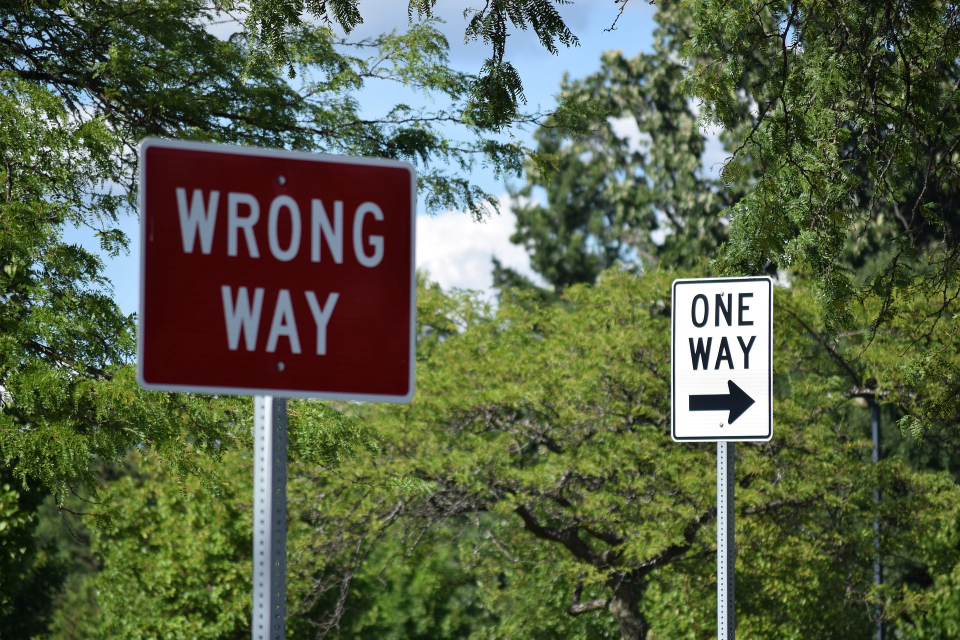
#> input picture input/pics/1 duV0NU-s_Ngm7U50bqu-4A.jpeg, 1920 x 1280 px, given in place of the camera (shown at 1/2 size)
$ python videoss.py
#> lines starting #> are read from the running program, lines starting #| are printed output that depends on the picture
import cv2 ,time , pandas as pd
from datetime import datetime

def run():
    first_pic = None  # save inital frame of the video
    #a=0
    video = cv2.VideoCapture(0)
    # track movement changes,,if object is showing in the webcam
    movement_list = [None, None]
    time = []  # tracked time when object appears

    df = pd.DataFrame(columns=["Start", "End"])
    while True:
        #a+=1

        check, frame = video.read()
#> frame is the input picture: shape (1280, 1920, 3); mean B, G, R 71.3, 97.3, 88
        movement = 0  # when no object is showing
        grayy = cv2.cvtColor(frame, cv2.COLOR_BGR2GRAY)
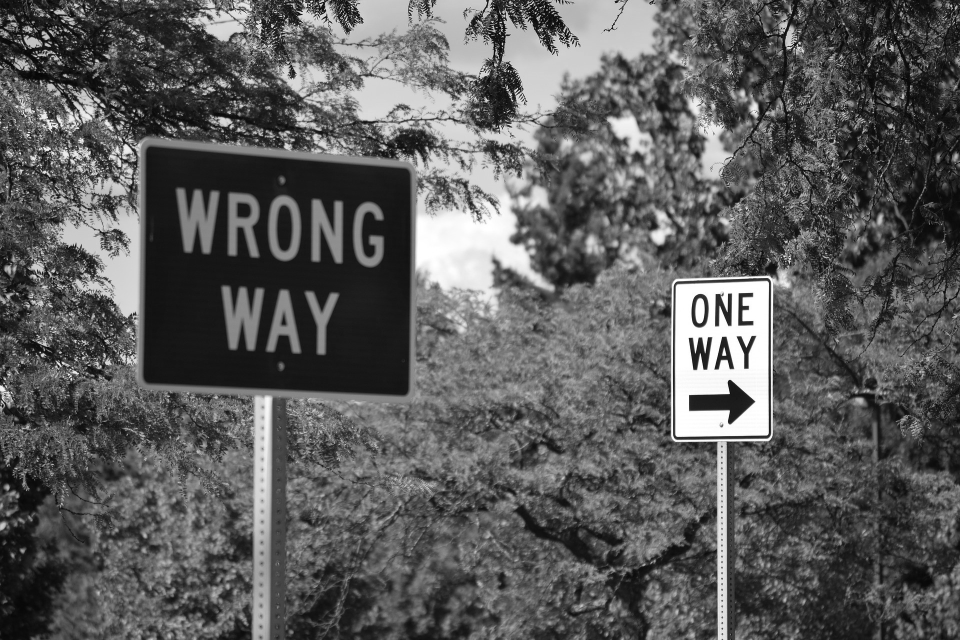
#> grayy: shape (1280, 1920) (shown at 1/2 size); min 0, max 255, mean 91.5
        grayy = cv2.GaussianBlur(grayy, (21, 21), 0)  # parameters for bluriness
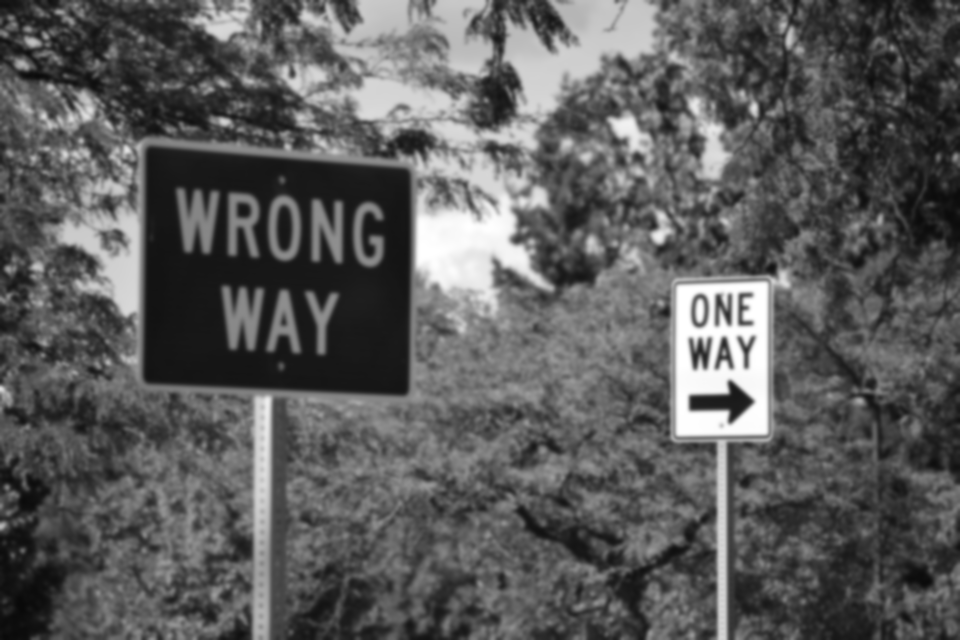
#> grayy: shape (1280, 1920) (shown at 1/2 size); min 9, max 255, mean 91.5
        if first_pic is None:
            first_pic = grayy  # after capturing the first frame go to the second loop
            continue

        cur_frame = cv2.absdiff(first_pic, grayy)
        threshold_binary = cv2.threshold(cur_frame, 30, 255, cv2.THRESH_BINARY)[
            1]  # only need to access the second item of the tuple
        threshold_binary = cv2.dilate(threshold_binary, None, iterations=2)
        #find the countors
        (cnts, _) = cv2.findContours(threshold_binary.copy(),
                                    cv2.RETR_EXTERNAL, cv2.CHAIN_APPROX_SIMPLE)

        for cnt in cnts:
            if cv2.contourArea(cnt) < 5000:
                continue
            movement = 1  # when an area > 5000 appears on screen set movement to 1 and track the time
            #rectangle
            (x, y, w, h) = cv2.boundingRect(cnt)
            cv2.rectangle(frame, (x, y), (x+w, y+h), (0, 255, 0), 1)
        #time.sleep(3)
        movement_list.append(movement)
        if movement_list[-1] == 0 and movement_list[-2] == 1:
            time.append(datetime.now())
        if movement_list[-1] == 1 and movement_list[-2] == 0:
            time.append(datetime.now())
        cv2.imshow("Stoking", grayy)
        cv2.imshow("Current Frame", cur_frame)
        cv2.imshow("threshold Frame", threshold_binary)
        cv2.imshow("Reactangle", frame)

        if cv2.waitKey(1) == ord('s'):  # s to quit
            if movement == 1:
                time.append(datetime.now())  # trakc exit time
            break
    print(movement_list)
    print(time)

    for i in range(0, len(time), 2):
        df = df.append({"Start": time[i], "End": time[i+1]}, ignore_index=True)

    df.to_csv("RecordedTime.csv")
    video.release()
if __name__ == "__main__":
    run()

$ run again, on input/pics/1574398229990.jpeg
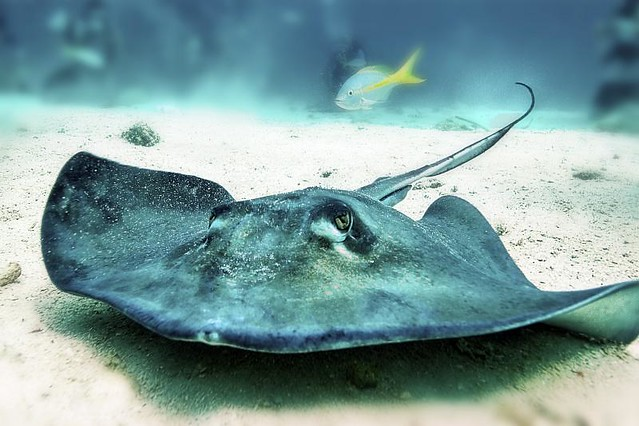
#> input picture input/pics/1574398229990.jpeg, 639 x 426 px, given in place of the camera
#> in run, frame is the input picture: shape (426, 639, 3); mean B, G, R 157.4, 156.7, 124.6
#> in run, `grayy = cv2.cvtColor(frame, cv2.COLOR_BGR2GRAY)`:
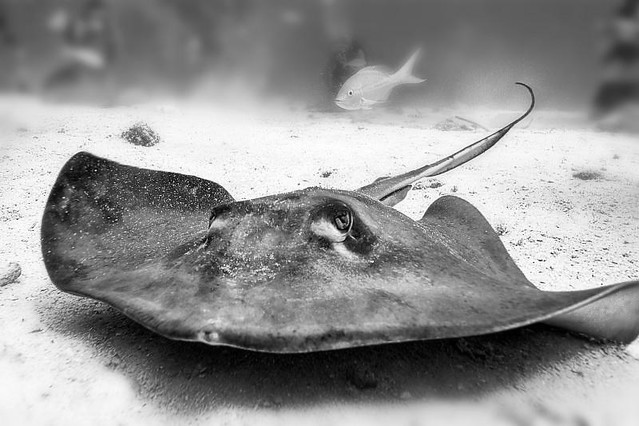
#> grayy: shape (426, 639); min 0, max 255, mean 147.2
#> in run, `grayy = cv2.GaussianBlur(grayy, (21, 21), 0)`:
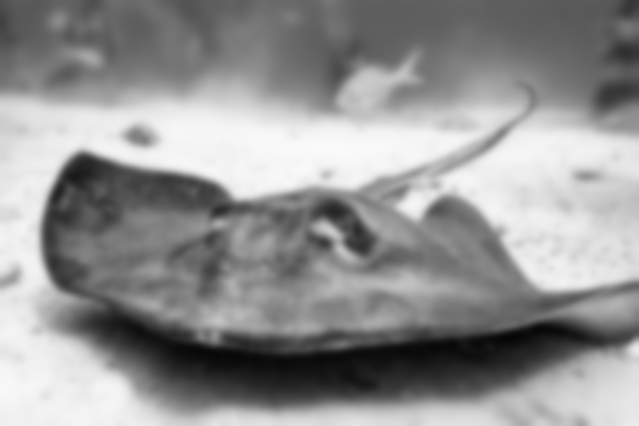
#> grayy: shape (426, 639); min 6, max 251, mean 147.2

$ run again, on input/pics/1200px-Mushroom-IMG_3300.JPG
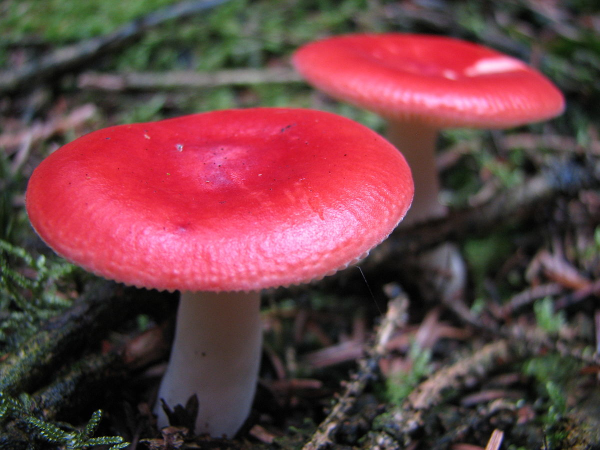
#> input picture input/pics/1200px-Mushroom-IMG_3300.JPG, 1200 x 900 px, given in place of the camera (shown at 1/2 size)
#> in run, frame is the input picture: shape (900, 1200, 3); mean B, G, R 69.5, 65.4, 107.6
#> in run, `grayy = cv2.cvtColor(frame, cv2.COLOR_BGR2GRAY)`:
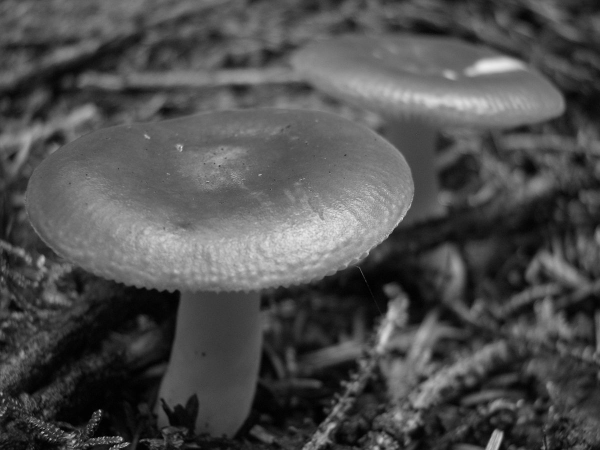
#> grayy: shape (900, 1200) (shown at 1/2 size); min 0, max 238, mean 78.5

$ run again, on input/pics/171026-better-coffee-boost-se-329p_67dfb6820f7d3898b5486975903c2e51.fit-760w.jpg
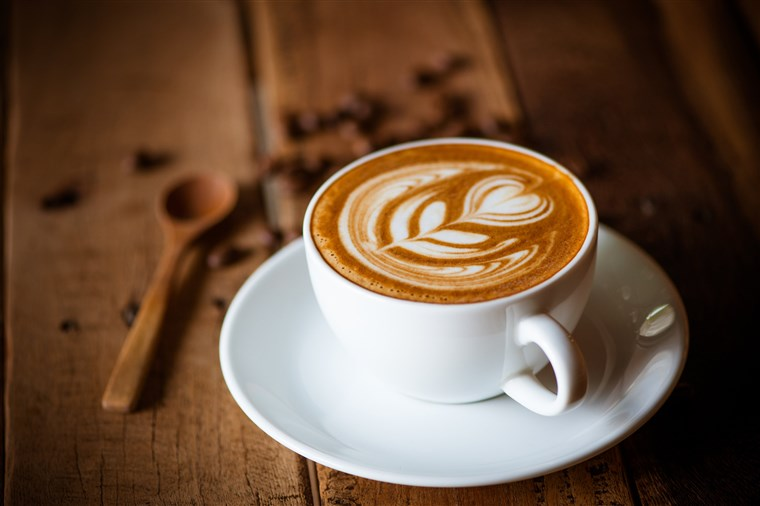
#> input picture input/pics/171026-better-coffee-boost-se-329p_67dfb6820f7d3898b5486975903c2e51.fit-760w.jpg, 760 x 506 px, given in place of the camera
#> in run, frame is the input picture: shape (506, 760, 3); mean B, G, R 62.1, 82.6, 109.2
#> in run, `grayy = cv2.cvtColor(frame, cv2.COLOR_BGR2GRAY)`:
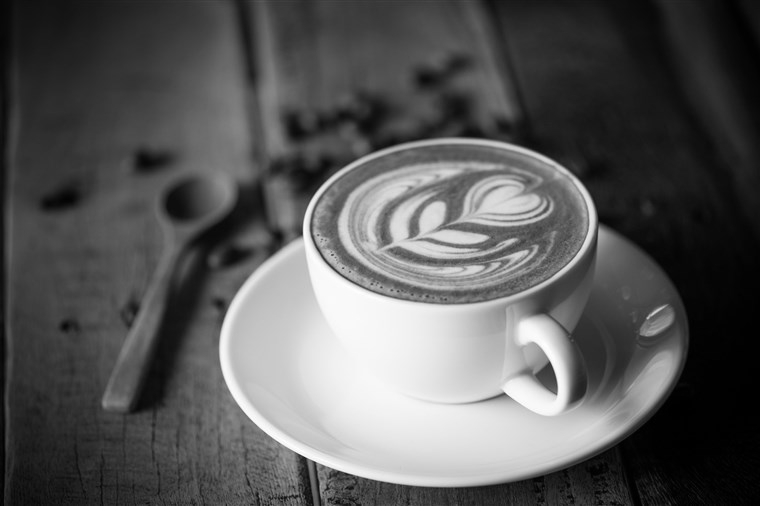
#> grayy: shape (506, 760); min 0, max 255, mean 88.2
#> in run, `grayy = cv2.GaussianBlur(grayy, (21, 21), 0)`:
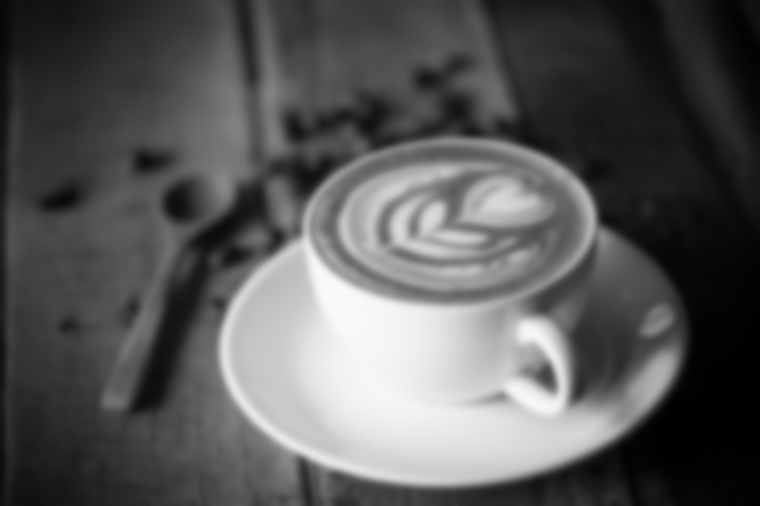
#> grayy: shape (506, 760); min 0, max 250, mean 88.2
